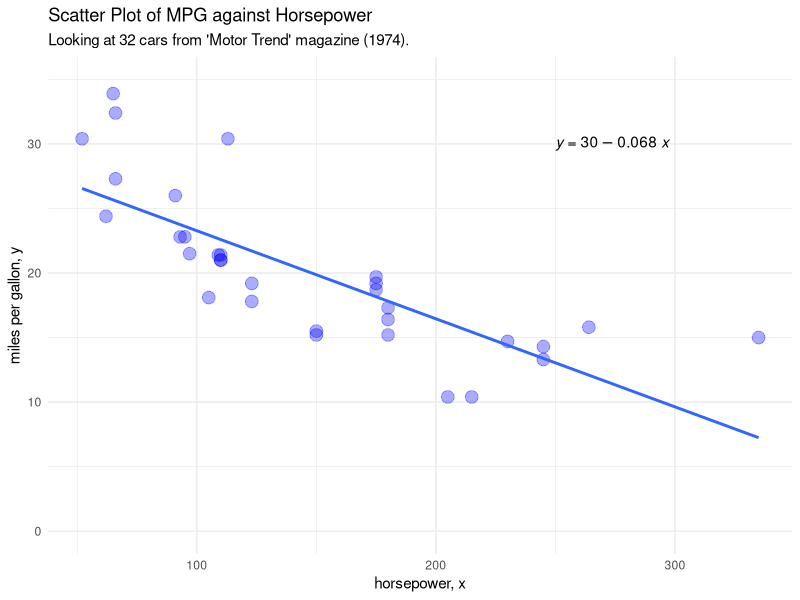

Reproduce this figure in R.
## ---- chunk 1
#| label: r-setup
#| echo: false
#| warning: false
#| message: false
#| cache: true
options(htmltools.dir.version = FALSE)
library(tidyverse)   # kitchen sink
library(kableExtra)  # table formatting
library(ggpubr)      # annotations like stat_regline_equation
## ---- chunk 2
#| label: opening-xkcd
#| fig-align: "right"
#| fig-alt: "Two square panels show identical sets of scattered black dots, with only the red additions being different. The left panel shows a slightly rising red line drawn through the middle of the panel, passing near a few dots but not obviously related to most of them. A red text is below the dots: R-squared = 0.06. The right panel shows many of the dots connected by red lines to form a stick figure of a man resembling the constellation Orion, with the hand on the reader's right raised and holding an object. A red text is below the dots: Rexthor, the Dog-Bearer. A caption is below and spanning both panels: I don't trust linear regressions when it's harder to guess the direction of the correlation from the scatter plot than to find new constellations on it."
#| out-width: "50%"
#| cache: true
knitr::include_graphics("https://imgs.xkcd.com/comics/linear_regression.png")
## ---- chunk 3
#| label: scatter-plot
#| echo: false
#| out-width: '80%'
#| fig-align: 'center'
#| fig-format: svg
#| fig-alt: "Scatter diagram for the classic 'mtcars' dataset, showing miles per gallon against horsepower. A linear regression of y = 30 - 0.068x is shown."
#| cache: true
scatter_example <- ggplot(mtcars, aes(x = hp, y = mpg)) +
  theme_minimal() +
  labs(
    title = "Scatter Plot of MPG against Horsepower",
    subtitle = "Looking at 32 cars from 'Motor Trend' magazine (1974).",
    x = "horsepower, x",
    y = "miles per gallon, y",
  ) +
  ylim(0, 35)

# for first example, all point the same
scatter_example +
  geom_point(size=4, alpha=0.33, color="blue") +
  geom_smooth(formula=y~x, method="lm", se=FALSE) +
  stat_regline_equation(label.x=250, label.y=30)
